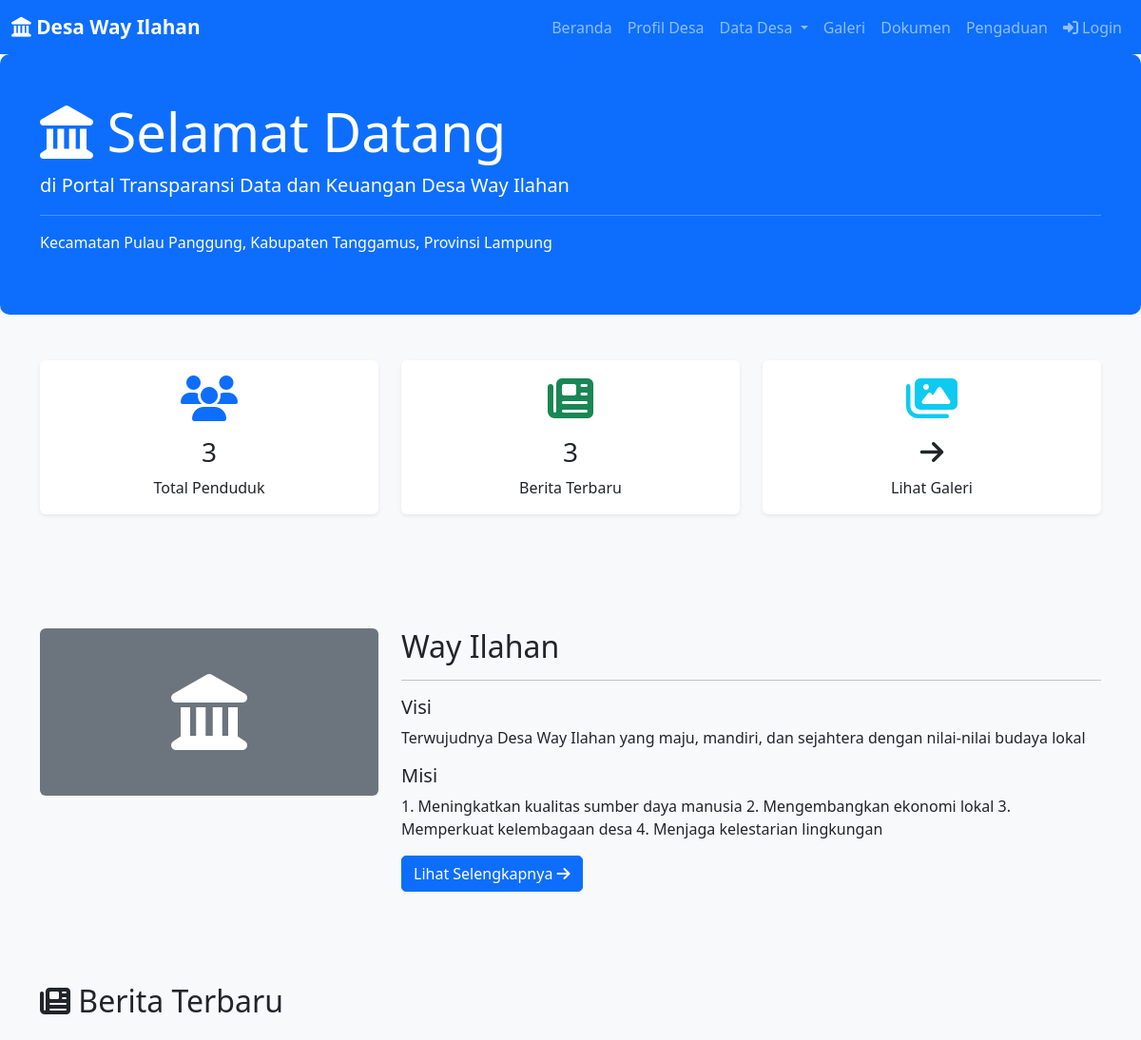
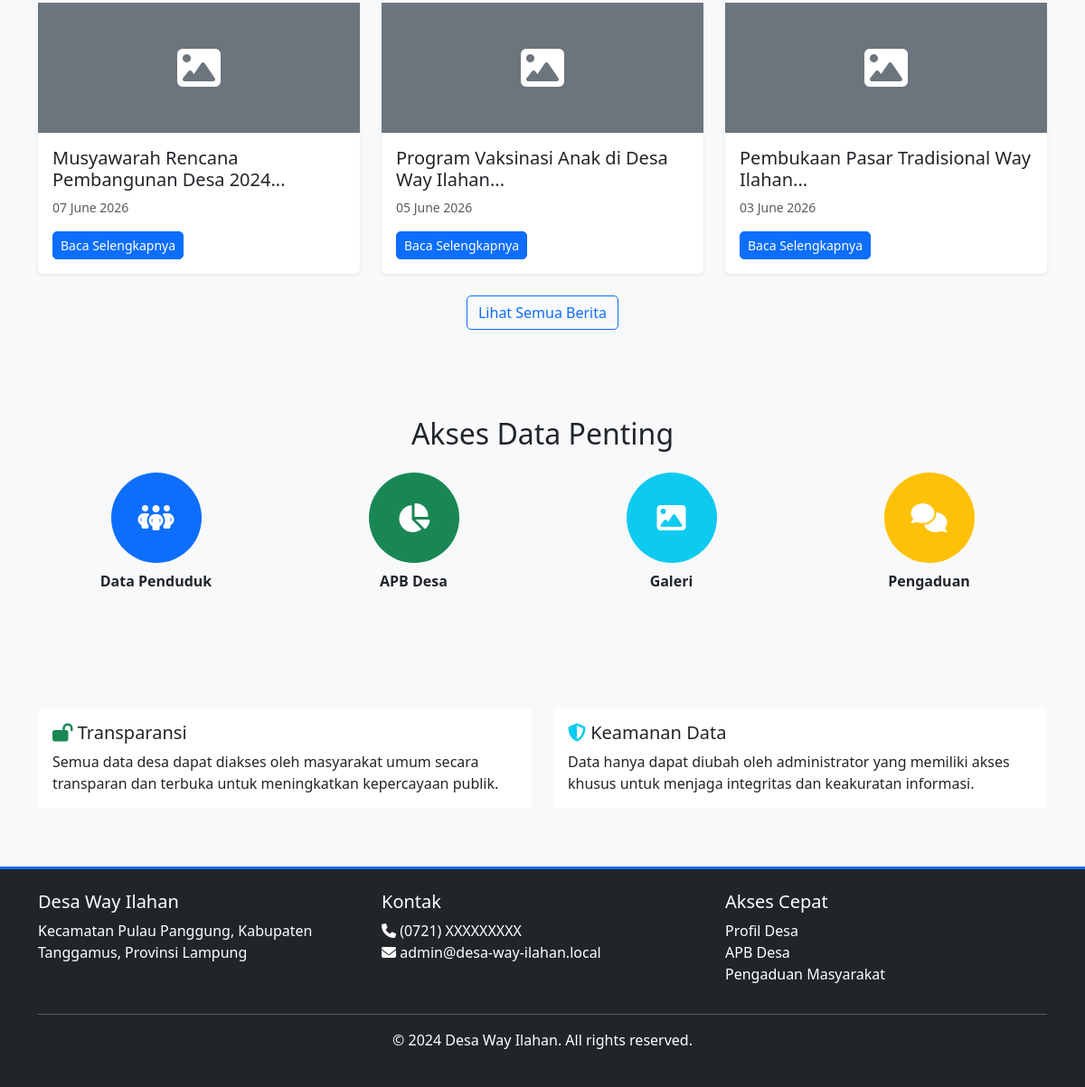
The page / on the database its author committed (2 pictures, top to bottom).
### app/models.py (models this page shows, shortened)
class ProfilDesa(db.Model):
    id = db.Column(db.Integer, primary_key=True)
    nama_desa = db.Column(db.String(120), nullable=False)
    kecamatan = db.Column(db.String(100), nullable=False)
    kabupaten = db.Column(db.String(100), nullable=False)
    provinsi = db.Column(db.String(100), nullable=False)
    luas_desa = db.Column(db.Float)
    jumlah_penduduk = db.Column(db.Integer)
    juml_keluarga = db.Column(db.Integer)
    visi = db.Column(db.Text)
    misi = db.Column(db.Text)
    sejarah_desa = db.Column(db.Text)
    logo = db.Column(db.String(255))
    kontak_kantor = db.Column(db.String(20))
    email_desa = db.Column(db.String(120))
    alamat_kantor = db.Column(db.Text)
    diupdate_pada = db.Column(db.DateTime, default=datetime.utcnow, onupdate=datetime.utcnow)

class Berita(db.Model):
    id = db.Column(db.Integer, primary_key=True)
    judul = db.Column(db.String(255), nullable=False)
    konten = db.Column(db.Text, nullable=False)
    slug = db.Column(db.String(255), unique=True, nullable=False, index=True)
    thumbnail = db.Column(db.String(255))
    penulis = db.Column(db.String(120), nullable=False)
    tanggal_publikasi = db.Column(db.DateTime, default=datetime.utcnow)
    dibuat_pada = db.Column(db.DateTime, default=datetime.utcnow)
    diupdate_pada = db.Column(db.DateTime, default=datetime.utcnow, onupdate=datetime.utcnow)
    is_published = db.Column(db.Boolean, default=True)
    views = db.Column(db.Integer, default=0)

### app/routes.py (the view)
@public_bp.route('/')
def index():
    profil = ProfilDesa.query.first()
    berita_terbaru = Berita.query.filter_by(is_published=True).order_by(Berita.tanggal_publikasi.desc()).limit(6).all()
    total_penduduk = db.session.query(db.func.count(DataPenduduk.id)).scalar()
    return render_template('public/index.html',
                         profil=profil,
                         berita_terbaru=berita_terbaru,
                         total_penduduk=total_penduduk)

### app/templates/public/index.html (shortened to what this page needs)
{% extends "base.html" %}
{% block content %}
<div class="jumbotron bg-primary text-white py-5">
    <div class="container">
        <h1 class="display-4"><i class="fas fa-landmark"></i> Selamat Datang</h1>
        <p class="lead">di Portal Transparansi Data dan Keuangan Desa Way Ilahan</p>
        <hr class="bg-white">
        <p>Kecamatan Pulau Panggung, Kabupaten Tanggamus, Provinsi Lampung</p>
    </div>
</div>
<div class="container mt-5">
    <div class="row">
        <div class="col-md-4 mb-4">
            <div class="card text-center shadow-sm">
                <div class="card-body">
                    <i class="fas fa-users fa-3x text-primary mb-3"></i>
                    <h3 class="card-title">{{ total_penduduk }}</h3>
                    <p class="card-text">Total Penduduk</p>
                </div>
            </div>
        </div>
        <div class="col-md-4 mb-4">
            <div class="card text-center shadow-sm">
                <div class="card-body">
                    <i class="fas fa-newspaper fa-3x text-success mb-3"></i>
                    <h3 class="card-title">{{ berita_terbaru|length }}</h3>
                    <p class="card-text">Berita Terbaru</p>
                </div>
            </div>
        </div>
        <div class="col-md-4 mb-4">
            <div class="card text-center shadow-sm">
                <div class="card-body">
                    <i class="fas fa-images fa-3x text-info mb-3"></i>
                    <h3 class="card-title"><i class="fas fa-arrow-right"></i></h3>
                    <p class="card-text">Lihat Galeri</p>
                </div>
            </div>
        </div>
    </div>
</div>
{% if profil %}
<div class="bg-light py-5 my-5">
    <div class="container">
        <div class="row">
            <div class="col-md-4">
                {% if profil.logo %}
                    <img src="{{ url_for('static', filename='uploads/' + profil.logo) }}" class="img-fluid rounded" alt="Logo Desa">
                {% else %}
                    <div class="bg-secondary text-white p-5 rounded text-center">
                        <i class="fas fa-landmark fa-5x"></i>
                    </div>
                {% endif %}
            </div>
            <div class="col-md-8">
                <h2>{{ profil.nama_desa }}</h2>
                <hr>
                <h5>Visi</h5>
                <p>{{ profil.visi or 'Belum ada data visi' }}</p>
                <h5>Misi</h5>
                <p>{{ profil.misi or 'Belum ada data misi' }}</p>
                <a href="{{ url_for('public.profil_desa') }}" class="btn btn-primary">Lihat Selengkapnya <i class="fas fa-arrow-right"></i></a>
            </div>
        </div>
    </div>
</div>
{% endif %}
<div class="container my-5">
    <h2 class="mb-4"><i class="fas fa-newspaper"></i> Berita Terbaru</h2>
    <div class="row">
        {% if berita_terbaru %}
            {% for berita in berita_terbaru %}
            <div class="col-md-6 col-lg-4 mb-4">
                <div class="card h-100 shadow-sm">
                    {% if berita.thumbnail %}
                    <img src="{{ url_for('static', filename='uploads/' + berita.thumbnail) }}" class="card-img-top" alt="{{ berita.judul }}">
                    {% else %}
                    <div class="bg-secondary text-white p-5 text-center">
                        <i class="fas fa-image fa-3x"></i>
                    </div>
                    {% endif %}
                    <div class="card-body">
                        <h5 class="card-title">{{ berita.judul[:50] }}...</h5>
                        <p class="card-text text-muted small">{{ berita.tanggal_publikasi.strftime('%d %B %Y') }}</p>
                        <a href="{{ url_for('public.detail_berita', slug=berita.slug) }}" class="btn btn-sm btn-primary">Baca Selengkapnya</a>
                    </div>
                </div>
            </div>
            {% endfor %}
        {% else %}
        <div class="alert alert-info">Belum ada berita</div>
        {% endif %}
    </div>
    <div class="text-center">
        <a href="{{ url_for('public.berita') }}" class="btn btn-outline-primary">Lihat Semua Berita</a>
    </div>
</div>
<div class="bg-light py-5 my-5">
    <div class="container">
        <h2 class="mb-4 text-center">Akses Data Penting</h2>
        <div class="row">
            <div class="col-md-3 text-center mb-3">
                <a href="{{ url_for('public.data_penduduk') }}" class="text-decoration-none">
                    <div class="rounded-circle bg-primary text-white p-4 d-inline-flex align-items-center justify-content-center" style="width: 100px; height: 100px;">
                        <i class="fas fa-people-group fa-2x"></i>
                    </div>
                    <p class="mt-2 text-dark"><strong>Data Penduduk</strong></p>
                </a>
            </div>
            <div class="col-md-3 text-center mb-3">
                <a href="{{ url_for('public.apb_desa') }}" class="text-decoration-none">
                    <div class="rounded-circle bg-success text-white p-4 d-inline-flex align-items-center justify-content-center" style="width: 100px; height: 100px;">
                        <i class="fas fa-chart-pie fa-2x"></i>
                    </div>
                    <p class="mt-2 text-dark"><strong>APB Desa</strong></p>
                </a>
            </div>
            <div class="col-md-3 text-center mb-3">
                <a href="{{ url_for('public.galeri') }}" class="text-decoration-none">
                    <div class="rounded-circle bg-info text-white p-4 d-inline-flex align-items-center justify-content-center" style="width: 100px; height: 100px;">
                        <i class="fas fa-image fa-2x"></i>
                    </div>
                    <p class="mt-2 text-dark"><strong>Galeri</strong></p>
                </a>
            </div>
            <div class="col-md-3 text-center mb-3">
                <a href="{{ url_for('public.pengaduan') }}" class="text-decoration-none">
                    <div class="rounded-circle bg-warning text-white p-4 d-inline-flex align-items-center justify-content-center" style="width: 100px; height: 100px;">
                        <i class="fas fa-comments fa-2x"></i>
                    </div>
                    <p class="mt-2 text-dark"><strong>Pengaduan</strong></p>
                </a>
            </div>
        </div>
    </div>
</div>
<div class="container my-5">
    <div class="row">
        <div class="col-md-6 mb-3">
            <div class="card">
                <div class="card-body">
                    <h5 class="card-title"><i class="fas fa-lock-open text-success"></i> Transparansi</h5>
                    <p class="card-text">Semua data desa dapat diakses oleh masyarakat umum secara transparan dan terbuka untuk meningkatkan kepercayaan publik.</p>
                </div>
            </div>
        </div>
        <div class="col-md-6 mb-3">
            <div class="card">
                <div class="card-body">
                    <h5 class="card-title"><i class="fas fa-shield-alt text-info"></i> Keamanan Data</h5>
                    <p class="card-text">Data hanya dapat diubah oleh administrator yang memiliki akses khusus untuk menjaga integritas dan keakuratan informasi.</p>
                </div>
            </div>
        </div>
    </div>
</div>
{% endblock %}

### app/static/css/style.css (style rules this page uses)
:root { --primary-color: #0d6efd; --secondary-color: #6c757d; --success-color: #198754; --danger-color: #dc3545; --warning-color: #ffc107; --info-color: #0dcaf0; }
* { scroll-behavior: smooth; }
body { font-family: 'Segoe UI', Tahoma, Geneva, Verdana, sans-serif; background-color: #f8f9fa; }
.jumbotron { border-radius: 10px; margin-bottom: 2rem; }
.card { border: none; transition: transform 0.3s ease, box-shadow 0.3s ease; }
.btn { border-radius: 5px; transition: all 0.3s ease; font-weight: 500; }
.text-primary { color: var(--primary-color) !important; }

### rows shown on the page
ProfilDesa: nama_desa "Way Ilahan", visi "Terwujudnya Desa Way Ilahan yang maju, mandiri, dan sejahtera dengan nilai-nilai budaya lokal", misi "1. Meningkatkan kualitas sumber daya manusia 2. Mengembangkan ekonomi lokal 3. Memperkuat kelembagaan desa 4. Menjaga kelestarian lingkungan"
Berita: judul "Musyawarah Rencana Pembangunan Desa 2024", tanggal_publikasi "07 June 2026"
Berita: judul "Program Vaksinasi Anak di Desa Way Ilahan", tanggal_publikasi "05 June 2026"
Berita: judul "Pembukaan Pasar Tradisional Way Ilahan", tanggal_publikasi "03 June 2026"

### other values the page prints
{{ total_penduduk }} "3"
{{ berita_terbaru|length }} "3"
